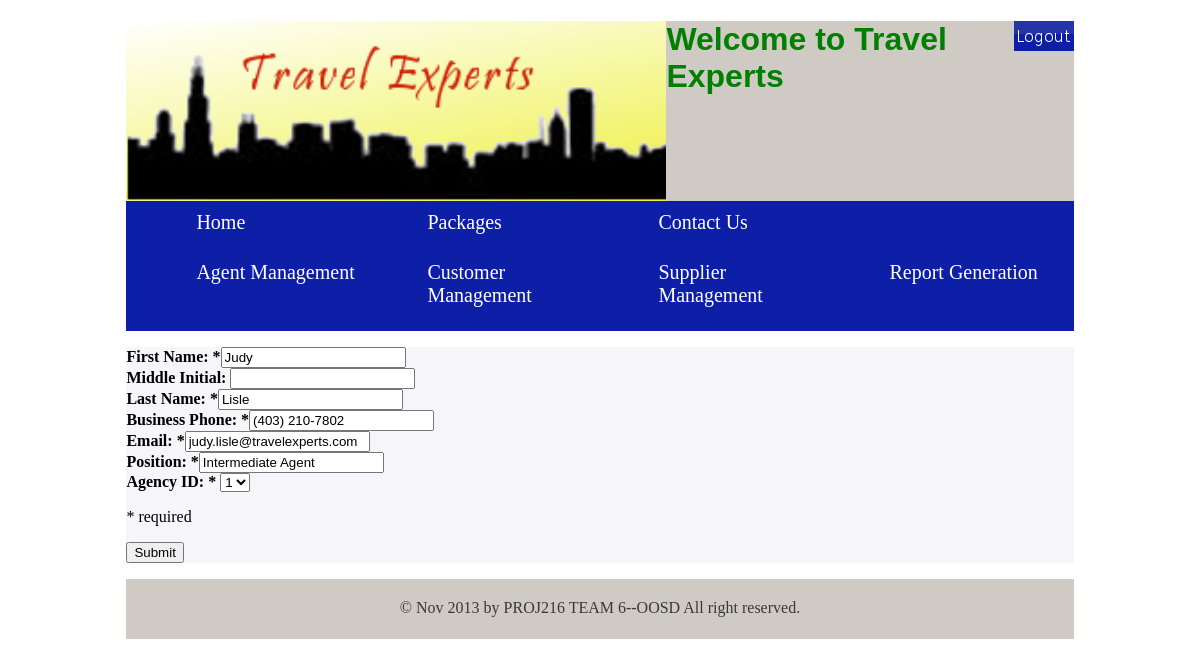
The app's page /agentrecord.php?id=2 (signed in) with its own data.
### tables this page shows
CREATE TABLE `Agents`
(`AgentId` INT NOT NULL AUTO_INCREMENT, 
`AgtFirstName` VARCHAR(20) NULL, 
`AgtMiddleInitial` VARCHAR(5) NULL, 
`AgtLastName` VARCHAR(20) NULL, 
`AgtBusPhone` VARCHAR(20) NULL, 
`AgtEmail` VARCHAR(50) NULL, 
`AgtPosition` VARCHAR(20) NULL, 
`AgencyId` INT NULL, 
PRIMARY KEY(`AgentId`)) ENGINE InnoDB;

### agentrecord.php (the view, shortened to what this page needs)
<!DOCTYPE html>
<html>
	<head>
		<link href="./css/bk.css" rel="stylesheet" type="text/css">
	</head>
	<body>
		<div id="wrap">
			<?php
				include_once("header.php");
			?>
			<div id="content">
				<?php
					$agentRec=array();
					$agentRec["AgtFirstName"]=isset($_POST["fname"])? $_POST["fname"]:"";
					$agentRec["AgtMiddleInitial"]=isset($_POST["mname"]) ? $_POST["mname"] :"";
					$agentRec["AgtLastName"]=isset($_POST["lname"]) ? $_POST["lname"]:"";
					$agentRec["AgtBusPhone"]=isset($_POST["phone"]) ? $_POST["phone"]:"";
					$agentRec["AgtEmail"]=isset($_POST["email"]) ? $_POST["email"]:"";
					$agentRec["AgtPosition"]=isset($_POST["position"]) ? $_POST["position"]:"";
					$agentRec["AgencyId"]=isset($_POST["agencyid"]) ? $_POST["agencyid"]:"";
					if (isset($_SESSION['login']) && $_SESSION['login']=='agent') {
						if (isset($_GET["id"])){
							$id= $_GET["id"];
							if (isset($_POST["submit"])) {
								if (is_numeric($_GET['id'])) {
									$show_str=validation($agentRec);
									if ($show_str==""){
										$sql_str1=genSQLUpdate($agentRec);
										$sql_str="UPDATE AGENTS SET ". $sql_str1." WHERE AgentId='".$id."';";
										$result=mysql_query($sql_str) or die(mysql_error());;
										if ($result) {
											$show_str="Update the information successfully";
											header("Location: agentmanagement.php");
										}
										else $show_str="Update the information is not successful";
									}
								}
								else {
									$show_str="The ID is not valid";
									header("Location: agentmanagement.php");
								}
							}
							else {
								 if (is_numeric($_GET['id']) && $_GET['id'] > 0)	{
									$id = $_GET['id'];
									$sql_str="SELECT * FROM AGENTS WHERE AgentId='".$id."';";
									$result=mysql_query($sql_str) or die(mysql_error());;
									if (mysql_num_rows($result)==1 && $result) {
										$row=mysql_fetch_assoc($result);
										$agentRec["AgtFirstName"]=$row['AgtFirstName'];
										$agentRec["AgtLastName"]=$row['AgtLastName'];
										$agentRec["AgtMiddleInitial"]=$row["AgtMiddleInitial"];
										$agentRec["AgtBusPhone"]=$row["AgtBusPhone"];
										$agentRec["AgtEmail"]=$row["AgtEmail"];
										$agentRec["AgtPosition"]=$row["AgtPosition"];
										$agentRec["AgencyId"]=$row["AgencyId"];
									}
								}
							}
						}
				?>
				<form method="POST">
					<div style="margin:auto">
						<strong>First Name: *</strong><input type="text" name="fname" value="<?php echo $agentRec["AgtFirstName"]?>"/><br>
						<strong>Middle Initial: </strong><input type="text" name="mname" value="<?php echo $agentRec["AgtMiddleInitial"]?>"/><br>
						<strong>Last Name: *</strong><input type="text" name="lname" value="<?php echo $agentRec["AgtLastName"]?>"/><br>
						<strong>Business Phone: *</strong><input type="text" name="phone" value="<?php echo $agentRec["AgtBusPhone"]?>"/><br>
						<strong>Email: *</strong><input type="text" name="email" value="<?php echo $agentRec["AgtEmail"]?>"/><br>
						<strong>Position: *</strong><input type="text" name="position" value="<?php echo $agentRec["AgtPosition"]?>"/><br>
						<strong>Agency ID: *</strong>
						<select name="agencyid" value="<?php echo $agentRec["AgencyId"]?>">
							<?php
								$sql="SELECT AgencyId FROM AGENCIES";
								$result=mysql_query($sql);
								while ($row=mysql_fetch_row($result)) {
									if ($row[0]==$agentRec["AgencyId"])
										echo "<option selected>".$row[0]."</option>";
									else
										echo "<option >".$row[0]."</option>";
								}
							?>
						</select>
						<br>
						<p>* required</p>
                        <input type="submit" name="submit" value="Submit" />
					</div>
				</form>
				<?php
					}
				?>
			</div>
			<?php
				include_once("footer.php");
			?>
		</div>
	</body>
</html>

### css/bk.css (style rules this page uses)
#wrap { width: 80%; margin: auto; }
#content { height: auto; background: #F5F5FA; }

### records on screen
agents: fname "Judy", lname "Lisle", phone "(403) 210-7802", email "judy.lisle@travelexperts.com", position "Intermediate Agent"

### other values on screen
form field agencyid "1"
